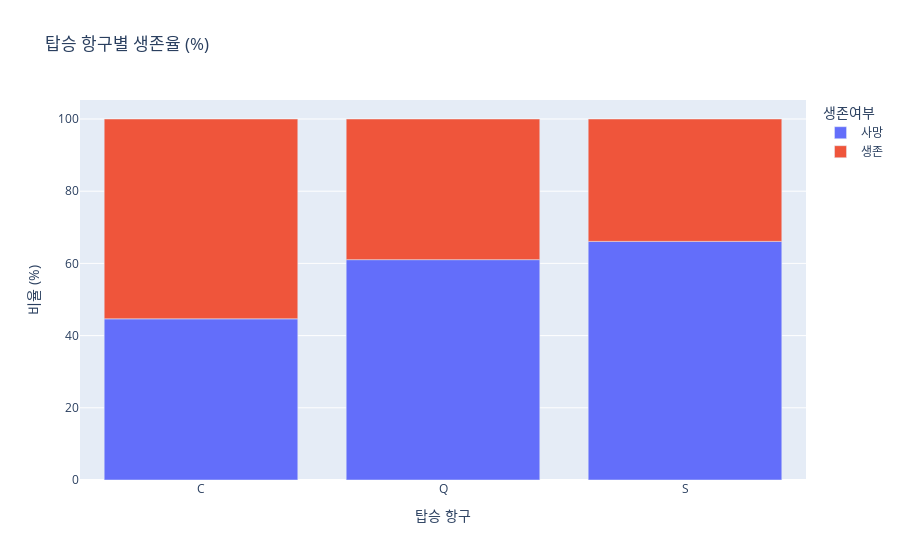

The code cell stored with this chart in its notebook:
### Code cell
# 5. 탑승 항구별 생존율 (막대 그래프, 비율로 표시)
port_survival = titanic_df.groupby(['embarked', 'survived']).size().unstack()
port_survival_pct = port_survival.div(port_survival.sum(axis=1), axis=0) * 100

fig = px.bar(
    port_survival_pct,
    title='탑승 항구별 생존율 (%)',
    labels= {'embarked': '탑승 항구', 'value': '비율 (%)', 'survived': '생존여부'}
)

fig.show()

### Figure 1 — Plotly figure (JSON) as saved in the notebook; plotly's stock layout.template omitted (floating-point values rounded to 4 significant figures)
{"data": [{"hovertemplate": "생존여부=사망<br>탑승 항구=%{x}<br>비율 (%)=%{y}<extra></extra>", "legendgroup": "사망", "marker": {"color": "#636efa", "pattern": {"shape": ""}}, "name": "사망", "orientation": "v", "showlegend": true, "textposition": "auto", "type": "bar", "x": ["C", "Q", "S"], "xaxis": "x", "y": [44.64, 61.04, 66.1], "yaxis": "y"}, {"hovertemplate": "생존여부=생존<br>탑승 항구=%{x}<br>비율 (%)=%{y}<extra></extra>", "legendgroup": "생존", "marker": {"color": "#EF553B", "pattern": {"shape": ""}}, "name": "생존", "orientation": "v", "showlegend": true, "textposition": "auto", "type": "bar", "x": ["C", "Q", "S"], "xaxis": "x", "y": [55.36, 38.96, 33.9], "yaxis": "y"}], "layout": {"barmode": "relative", "legend": {"title": {"text": "생존여부"}, "tracegroupgap": 0}, "title": {"text": "탑승 항구별 생존율 (%)"}, "xaxis": {"anchor": "y", "domain": [0, 1], "title": {"text": "탑승 항구"}}, "yaxis": {"anchor": "x", "domain": [0, 1], "title": {"text": "비율 (%)"}}}}
